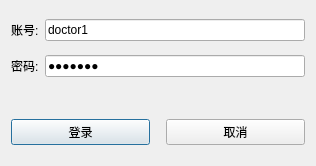
<?xml version="1.0" encoding="UTF-8"?>
<ui version="4.0">
 <class>LoginDialog</class>
 <widget class="QDialog" name="LoginDialog">
  <property name="geometry">
   <rect>
    <x>0</x>
    <y>0</y>
    <width>316</width>
    <height>166</height>
   </rect>
  </property>
  <property name="windowTitle">
   <string>无线脉氧工作站</string>
  </property>
  <property name="styleSheet">
   <string notr="true">*{
	font: 12pt &quot;Microsoft YaHei UI&quot;;
}</string>
  </property>
  <layout class="QGridLayout" name="gridLayout">
   <item row="0" column="0">
    <widget class="QLabel" name="label">
     <property name="sizePolicy">
      <sizepolicy hsizetype="Fixed" vsizetype="Preferred">
       <horstretch>0</horstretch>
       <verstretch>0</verstretch>
      </sizepolicy>
     </property>
     <property name="text">
      <string>账号:</string>
     </property>
    </widget>
   </item>
   <item row="0" column="1" colspan="2">
    <widget class="QLineEdit" name="leUserName">
     <property name="text">
      <string>doctor1</string>
     </property>
    </widget>
   </item>
   <item row="1" column="0">
    <widget class="QLabel" name="label_2">
     <property name="sizePolicy">
      <sizepolicy hsizetype="Fixed" vsizetype="Preferred">
       <horstretch>0</horstretch>
       <verstretch>0</verstretch>
      </sizepolicy>
     </property>
     <property name="text">
      <string>密码:</string>
     </property>
    </widget>
   </item>
   <item row="1" column="1" colspan="2">
    <widget class="QLineEdit" name="lePassword">
     <property name="text">
      <string>doctor1</string>
     </property>
     <property name="echoMode">
      <enum>QLineEdit::Password</enum>
     </property>
    </widget>
   </item>
   <item row="2" column="0" colspan="3">
    <widget class="QLabel" name="lbMessage">
     <property name="sizePolicy">
      <sizepolicy hsizetype="Preferred" vsizetype="Fixed">
       <horstretch>0</horstretch>
       <verstretch>0</verstretch>
      </sizepolicy>
     </property>
     <property name="text">
      <string/>
     </property>
    </widget>
   </item>
   <item row="3" column="0" colspan="2">
    <widget class="QPushButton" name="btnLogin">
     <property name="sizePolicy">
      <sizepolicy hsizetype="Preferred" vsizetype="Fixed">
       <horstretch>0</horstretch>
       <verstretch>0</verstretch>
      </sizepolicy>
     </property>
     <property name="minimumSize">
      <size>
       <width>139</width>
       <height>0</height>
      </size>
     </property>
     <property name="maximumSize">
      <size>
       <width>139</width>
       <height>16777215</height>
      </size>
     </property>
     <property name="text">
      <string>登录</string>
     </property>
     <property name="default">
      <bool>true</bool>
     </property>
    </widget>
   </item>
   <item row="3" column="2">
    <widget class="QPushButton" name="btnCancel">
     <property name="sizePolicy">
      <sizepolicy hsizetype="Preferred" vsizetype="Fixed">
       <horstretch>0</horstretch>
       <verstretch>0</verstretch>
      </sizepolicy>
     </property>
     <property name="minimumSize">
      <size>
       <width>139</width>
       <height>0</height>
      </size>
     </property>
     <property name="maximumSize">
      <size>
       <width>139</width>
       <height>16777215</height>
      </size>
     </property>
     <property name="text">
      <string>取消</string>
     </property>
    </widget>
   </item>
  </layout>
 </widget>
 <resources/>
 <connections/>
</ui>
